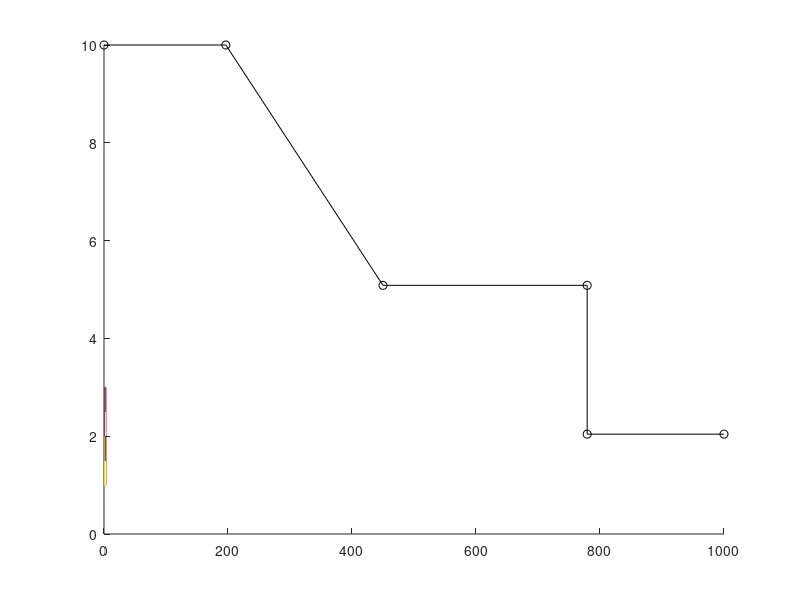

Write the MATLAB code that produced this figure. (Note: this script raises an error after producing the figure.)
pix_left = 126; pix_right = 706;
pix_top = 72; pix_bottom = 601;
ratio.x = 1000/(pix_right - pix_left); ratio.y = 10./(pix_bottom-pix_top);
P(1,:) = [126-pix_left, pix_bottom-72].*[ratio.x, ratio.y];
P(2,:) = [240-pix_left, pix_bottom-72].*[ratio.x, ratio.y];
P(3,:) = [387-pix_left, pix_bottom-332].*[ratio.x, ratio.y];
P(4,:) = [578-pix_left, pix_bottom-332].*[ratio.x, ratio.y];
P(5,:) = [578-pix_left, pix_bottom-493].*[ratio.x, ratio.y];
P(6,:) = [706-pix_left, pix_bottom-493].*[ratio.x, ratio.y];

figure('Color', 'w')
hold on
plot(P(:,1), P(:,2), 'ko-');
% D = Q(:,:,1);
plot(mesh.x, Q(:,:,1), 'r'); 
set(gca, 'YLim', [0,11]);
legend('Theoretial','NDG')